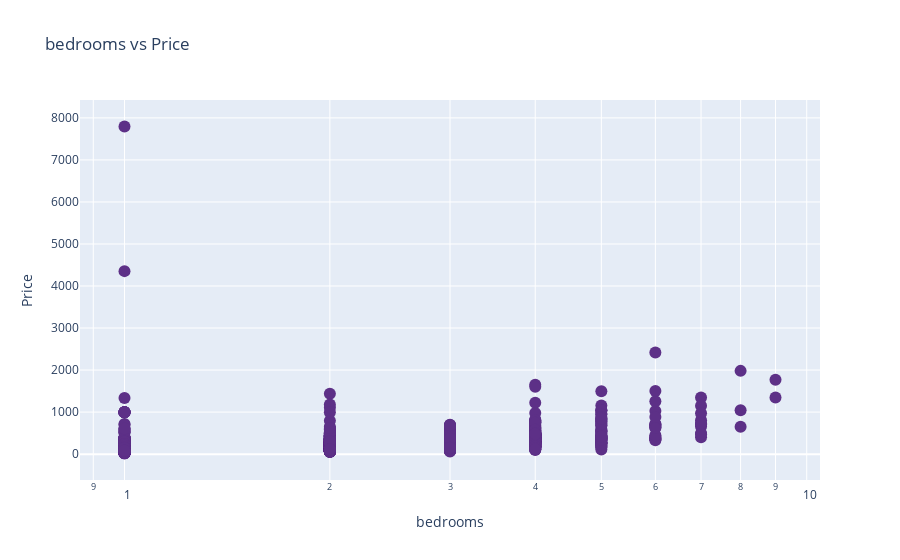

Notebook code for this chart:
### Code cell
import cufflinks as cf
from plotly.offline import download_plotlyjs, init_notebook_mode, plot, iplot  
cf.go_offline() 

df_cor.iplot(kind='scatter', x='bedrooms', y='price', mode='markers', color = '#5d3087',  layout = {
        'title' :'bedrooms vs Price',
        'xaxis': {'title': 'bedrooms', 'type': 'log'},
        'yaxis': {'title': "Price"}
    })

### Figure 1 — Plotly figure (JSON) as saved in the notebook; plotly's stock layout.template omitted (floating-point values rounded to 4 significant figures; data arrays with more than 128 entries replaced by an {"elided": "..."} marker saying what was removed)
{"data": [{"line": {"color": "rgba(93, 48, 135, 1.0)", "dash": "solid", "shape": "linear", "width": 1.3}, "marker": {"size": 12, "symbol": "circle"}, "mode": "markers", "name": "price", "text": "", "type": "scatter", "x": {"elided": "2929 int values"}, "y": {"elided": "2929 float values"}}], "layout": {"title": {"text": "bedrooms vs Price"}, "xaxis": {"title": {"text": "bedrooms"}, "type": "log"}, "yaxis": {"title": {"text": "Price"}}}}
